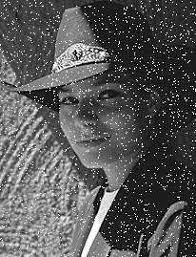
#> input picture task2/CPP_MedianFilter/resources/inputs/image0.jpeg, 196 x 257 px; its folder holds 4 pictures in this run
$ jupyter execute --allow-errors median_filter.ipynb   (shell and % lines are left out)
#> lines starting #> are read from the running program, lines starting #| are printed output that depends on the picture
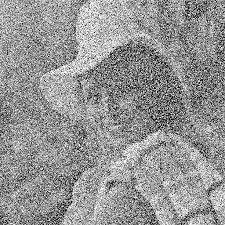
#> input picture task2/CPP_MedianFilter/resources/inputs/image1.jpeg, 225 x 225 px
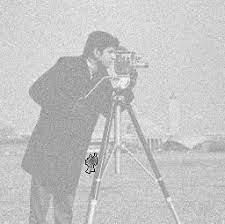
#> input picture task2/CPP_MedianFilter/resources/inputs/image2.jpeg, 225 x 224 px
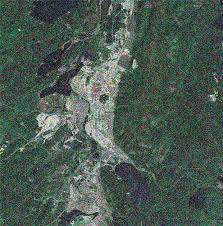
#> input picture task2/CPP_MedianFilter/resources/inputs/image3.jpeg, 223 x 226 px
# Median filter
Реализовал 3 метода подсчета медианного фильтра
`easy` - O(R^2)
`medium` - O(R)
`hard` - O(1)

[cell 1]
import ctypes
import struct
import sys

[cell 2]
import matplotlib.pyplot as plt
import matplotlib.image as mpimg
import numpy as np
import cv2

[cell 3]
SMALL_SIZE = 12
MEDIUM_SIZE = 15
BIGGER_SIZE = 18

plt.rc('font', size=SMALL_SIZE)          # controls default text sizes
plt.rc('axes', titlesize=MEDIUM_SIZE)     # fontsize of the axes title
plt.rc('axes', labelsize=MEDIUM_SIZE)    # fontsize of the x and y labels
plt.rc('xtick', labelsize=SMALL_SIZE)    # fontsize of the tick labels
plt.rc('ytick', labelsize=SMALL_SIZE)    # fontsize of the tick labels
plt.rc('legend', fontsize=MEDIUM_SIZE)    # legend fontsize
plt.rc('figure', titlesize=BIGGER_SIZE)  # fontsize of the figure title

[cell 4]
from CPP_MedianFilter.python_packges.PyMedianFilter import PyMedianFilter

[cell 5]
# [5 lines left out: function show_img, not called in this run]

#> (a cell that did not finish here is left out)

#> (a cell that did not finish here is left out)

[cell 8]
# [17 lines left out: function test_algos, not called in this run]
#> (the rest of this cell did not finish here and is left out)

[cell 9]
import time

# [25 lines left out: function show_images, not called in this run]
#> (the rest of this cell did not finish here and is left out)

#> (a cell that did not finish here is left out)

#> (a cell that did not finish here is left out)

#> (a cell that did not finish here is left out)

#> (a cell that did not finish here is left out)

[cell 14]
R_range = list(range(10)) + list(range(10, 50, 5))
#> R_range = [0, 1, 2, 3, 4, 5, 6, 7, 8, 9, 10, 15, 20, 25, 30, 35, 40, 45]
print(f'Range {R_range}')
#| Range [0, 1, 2, 3, 4, 5, 6, 7, 8, 9, 10, 15, 20, 25, 30, 35, 40, 45]
algos_res = {
    'cv2': [],
    'easy': [],
    'medium': [],
    'hard': [],
}
#> (the rest of this cell did not finish here and is left out)

[cell 15]
def show_results(algo_names=['cv2', 'easy','medium', 'hard']):
    fig, axes = plt.subplots(1, 1)
    fig.set_size_inches(18.5, 10.5, forward=True)
    for algo_name in algo_names:
        axes.scatter(x=R_range[:len(algos_res[algo_name])], y=algos_res[algo_name], label=algo_name)
        axes.legend()
        axes.set_title('performance of algos by R')
        axes.set_ylabel('performance, ms/MP')
        axes.set_xlabel('R, px')

show_results()
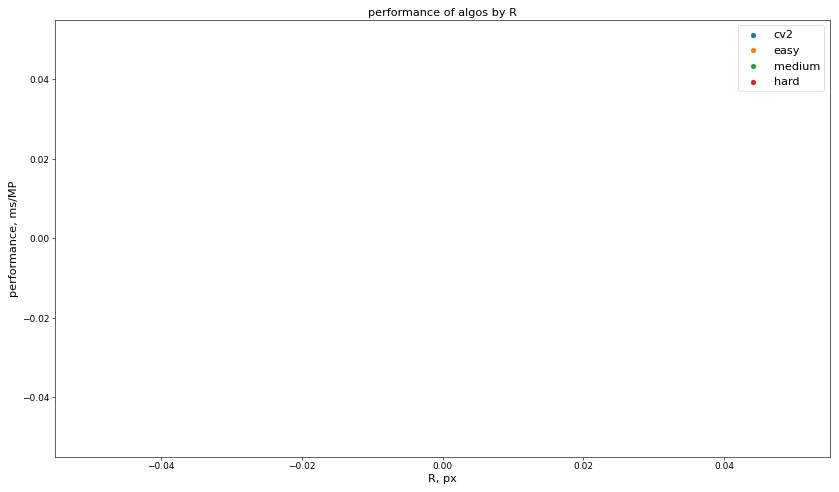
#> figure drawn by matplotlib, 1 panel
